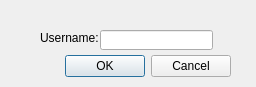
<?xml version="1.0" encoding="UTF-8"?>
<ui version="4.0">
 <class>Dialog</class>
 <widget class="QDialog" name="Dialog">
  <property name="geometry">
   <rect>
    <x>0</x>
    <y>0</y>
    <width>256</width>
    <height>87</height>
   </rect>
  </property>
  <property name="windowTitle">
   <string>Input Username</string>
  </property>
  <widget class="QDialogButtonBox" name="buttonBox">
   <property name="geometry">
    <rect>
     <x>10</x>
     <y>50</y>
     <width>221</width>
     <height>32</height>
    </rect>
   </property>
   <property name="orientation">
    <enum>Qt::Horizontal</enum>
   </property>
   <property name="standardButtons">
    <set>QDialogButtonBox::Cancel|QDialogButtonBox::Ok</set>
   </property>
  </widget>
  <widget class="QLabel" name="label">
   <property name="geometry">
    <rect>
     <x>40</x>
     <y>30</y>
     <width>61</width>
     <height>16</height>
    </rect>
   </property>
   <property name="text">
    <string>Username:</string>
   </property>
   <property name="buddy">
    <cstring>lineEdit</cstring>
   </property>
  </widget>
  <widget class="QLineEdit" name="lineEdit">
   <property name="geometry">
    <rect>
     <x>100</x>
     <y>30</y>
     <width>113</width>
     <height>20</height>
    </rect>
   </property>
  </widget>
 </widget>
 <resources/>
 <connections>
  <connection>
   <sender>buttonBox</sender>
   <signal>accepted()</signal>
   <receiver>Dialog</receiver>
   <slot>accept()</slot>
   <hints>
    <hint type="sourcelabel">
     <x>228</x>
     <y>64</y>
    </hint>
    <hint type="destinationlabel">
     <x>157</x>
     <y>86</y>
    </hint>
   </hints>
  </connection>
  <connection>
   <sender>buttonBox</sender>
   <signal>rejected()</signal>
   <receiver>Dialog</receiver>
   <slot>reject()</slot>
   <hints>
    <hint type="sourcelabel">
     <x>230</x>
     <y>70</y>
    </hint>
    <hint type="destinationlabel">
     <x>255</x>
     <y>86</y>
    </hint>
   </hints>
  </connection>
 </connections>
</ui>
